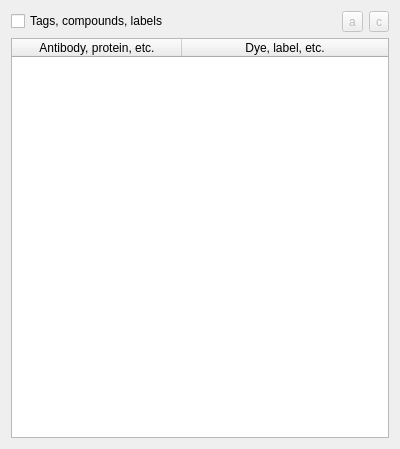
<?xml version="1.0" encoding="UTF-8"?>
<ui version="4.0">
 <class>Form</class>
 <widget class="QWidget" name="Form">
  <property name="geometry">
   <rect>
    <x>0</x>
    <y>0</y>
    <width>400</width>
    <height>300</height>
   </rect>
  </property>
  <property name="windowTitle">
   <string>Form</string>
  </property>
  <layout class="QVBoxLayout" name="verticalLayout">
   <item>
    <layout class="QHBoxLayout" name="horizontalLayout">
     <item>
      <widget class="QCheckBox" name="checkBox">
       <property name="minimumSize">
        <size>
         <width>100</width>
         <height>0</height>
        </size>
       </property>
       <property name="text">
        <string>Tags, compounds, labels</string>
       </property>
      </widget>
     </item>
     <item>
      <widget class="QToolButton" name="toolButton_apply_all">
       <property name="enabled">
        <bool>false</bool>
       </property>
       <property name="toolTip">
        <string>Apply to all resources</string>
       </property>
       <property name="text">
        <string>a</string>
       </property>
       <property name="icon">
        <iconset theme="check-double">
         <normaloff>.</normaloff>.</iconset>
       </property>
      </widget>
     </item>
     <item>
      <widget class="QToolButton" name="toolButton_clear_all">
       <property name="enabled">
        <bool>false</bool>
       </property>
       <property name="toolTip">
        <string>Remove from all resources</string>
       </property>
       <property name="text">
        <string>c</string>
       </property>
       <property name="icon">
        <iconset theme="trash-alt">
         <normaloff>.</normaloff>.</iconset>
       </property>
      </widget>
     </item>
    </layout>
   </item>
   <item>
    <widget class="QTableWidget" name="tableWidget">
     <property name="minimumSize">
      <size>
       <width>0</width>
       <height>400</height>
      </size>
     </property>
     <property name="toolTip">
      <string>If both column values for a row are filled, then it is assumed to be a tag (e.g. CD34-PE). Otherwise, the compound (e.g. FUS) or label (e.g. Hoechst) are stored separately.</string>
     </property>
     <property name="editTriggers">
      <set>QAbstractItemView::AllEditTriggers</set>
     </property>
     <property name="showDropIndicator" stdset="0">
      <bool>false</bool>
     </property>
     <property name="dragDropOverwriteMode">
      <bool>false</bool>
     </property>
     <attribute name="horizontalHeaderVisible">
      <bool>true</bool>
     </attribute>
     <attribute name="horizontalHeaderDefaultSectionSize">
      <number>170</number>
     </attribute>
     <attribute name="horizontalHeaderStretchLastSection">
      <bool>true</bool>
     </attribute>
     <attribute name="verticalHeaderVisible">
      <bool>false</bool>
     </attribute>
     <column>
      <property name="text">
       <string>Antibody, protein, etc.</string>
      </property>
     </column>
     <column>
      <property name="text">
       <string>Dye, label, etc.</string>
      </property>
     </column>
    </widget>
   </item>
  </layout>
 </widget>
 <resources/>
 <connections/>
</ui>
